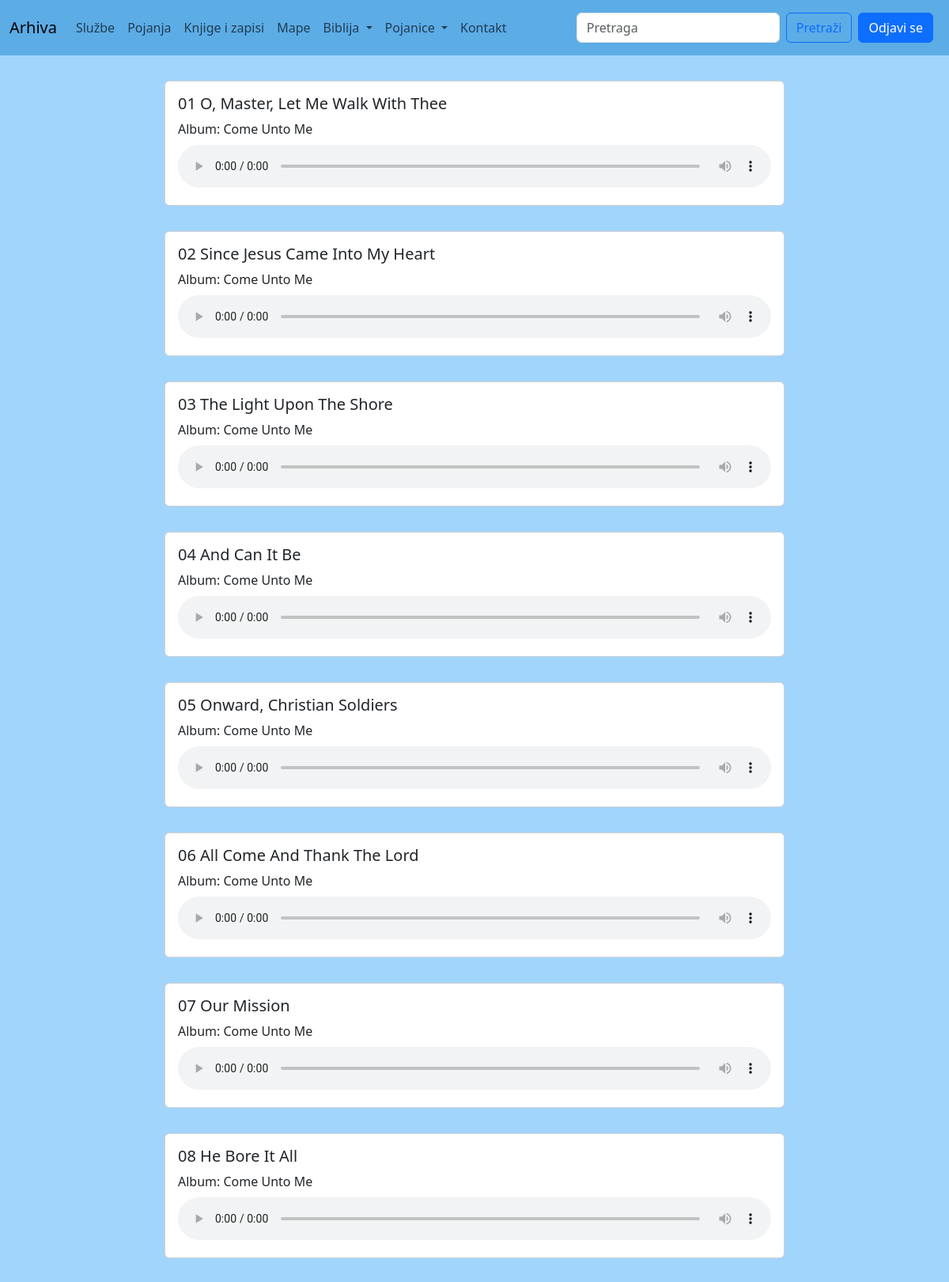
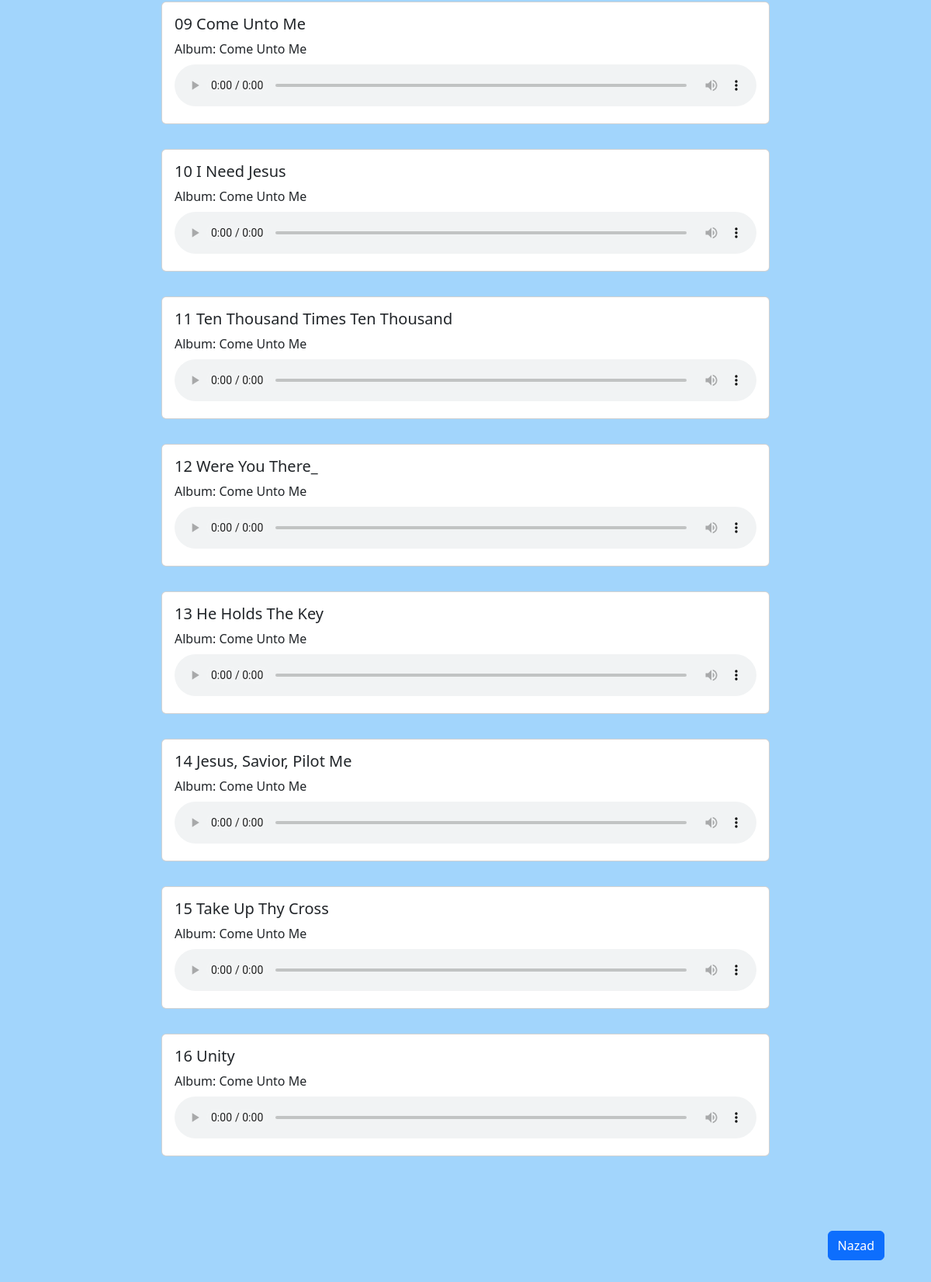
/pojanja/come-unto-me/ (signed in), run on the app's committed database (2 pictures, top to bottom).
### blog/models.py (models this page shows)
class PojanjaPost(models.Model):
	user = models.ForeignKey(User, default=1, null=True, on_delete=models.SET_NULL)
	audio = models.FileField(upload_to='audio/pojanja/',blank=True, null='')
	title = models.CharField(max_length=120,blank=True, null=True)
	album = models.CharField(max_length=120,blank=True, null=True)
	artist = models.CharField(max_length=120,blank=True, null=True)
	folder = models.ForeignKey(Folder, related_name='songs',blank=True, null=True, on_delete=models.CASCADE)
	objects = PojanjaPostManager()
	def __str__(self):
		return self.title
	class Meta:
		ordering = ['album','title']

### blog/views.py (the view)
# urls.py: path('pojanja/<str:slug>/', pojanja_list_view, name='pojanja_list_view'),
@login_required(login_url="/login/")
def pojanja_list_view(request,slug):
	if slug:
		folder = Folder.objects.get(slug=slug)
		qs = PojanjaPost.objects.filter(folder=folder)
		print(f"Filtered by folder: {folder.name}, Songs: {qs}")
	print(folder)
	template_name = 'blog/list-pojanja.html'
	context = {'object_list': qs, 'folder': folder if slug else None}
	return render(request, template_name, context)

### blog/models.py (called while the page is built)
	def get_queryset(self):
		return PojanjaPostQuerySet(self.model, using=self._db)

    def __str__(self):
    	return self.name

### blog/templates/blog/list-pojanja.html (shortened to what this page needs)
{% extends "base.html" %}
{% block content%}
<div class= "row pt-4">
	{% for object in object_list %}
		{% include 'blog/list-inline-pojanja.html' with pojanje=object truncate=True detail=False %}
	{% endfor %}
</div>
<div class="d-flex justify-content-end mt-4 p-5">
    <a href="{% url 'folder_list' %}" class="btn btn-primary">Nazad</a>
</div>
{% endblock %}

### blog/templates/blog/list-inline-pojanja.html (shortened to what this page needs)
<div class="col-12 col-md-8 mb-3 mx-auto p-2">
	<div class="card p-3">
		<div cass="card-body ">
			<h5 class="card-title">{{pojanje.title}} </h5>
				<div class="pb-2">
					Album:  {{pojanje.album}}
				</div>
				{% if pojanje.audio %}
					<audio controls class="song w-100">
						<source src=" {{pojanje.audio.url}}" type="audio/mpeg">
					</audio>
				{%endif%}
		</div>
	</div>
</div>

### data on the page
PojanjaPost: title "01 O, Master, Let Me Walk With Thee", album "Come Unto Me"
PojanjaPost: title "02 Since Jesus Came Into My Heart", album "Come Unto Me"
PojanjaPost: title "03 The Light Upon The Shore", album "Come Unto Me"
PojanjaPost: title "04 And Can It Be", album "Come Unto Me"
PojanjaPost: title "05 Onward, Christian Soldiers", album "Come Unto Me"
PojanjaPost: title "06 All Come And Thank The Lord", album "Come Unto Me"
PojanjaPost: title "07 Our Mission", album "Come Unto Me"
PojanjaPost: title "08 He Bore It All", album "Come Unto Me"
PojanjaPost: title "09 Come Unto Me", album "Come Unto Me"
PojanjaPost: title "10 I Need Jesus", album "Come Unto Me"
PojanjaPost: title "11 Ten Thousand Times Ten Thousand", album "Come Unto Me"
PojanjaPost: title "12 Were You There_", album "Come Unto Me"
PojanjaPost: title "13 He Holds The Key", album "Come Unto Me"
PojanjaPost: title "14 Jesus, Savior, Pilot Me", album "Come Unto Me"
PojanjaPost: title "15 Take Up Thy Cross", album "Come Unto Me"
PojanjaPost: title "16 Unity", album "Come Unto Me"
